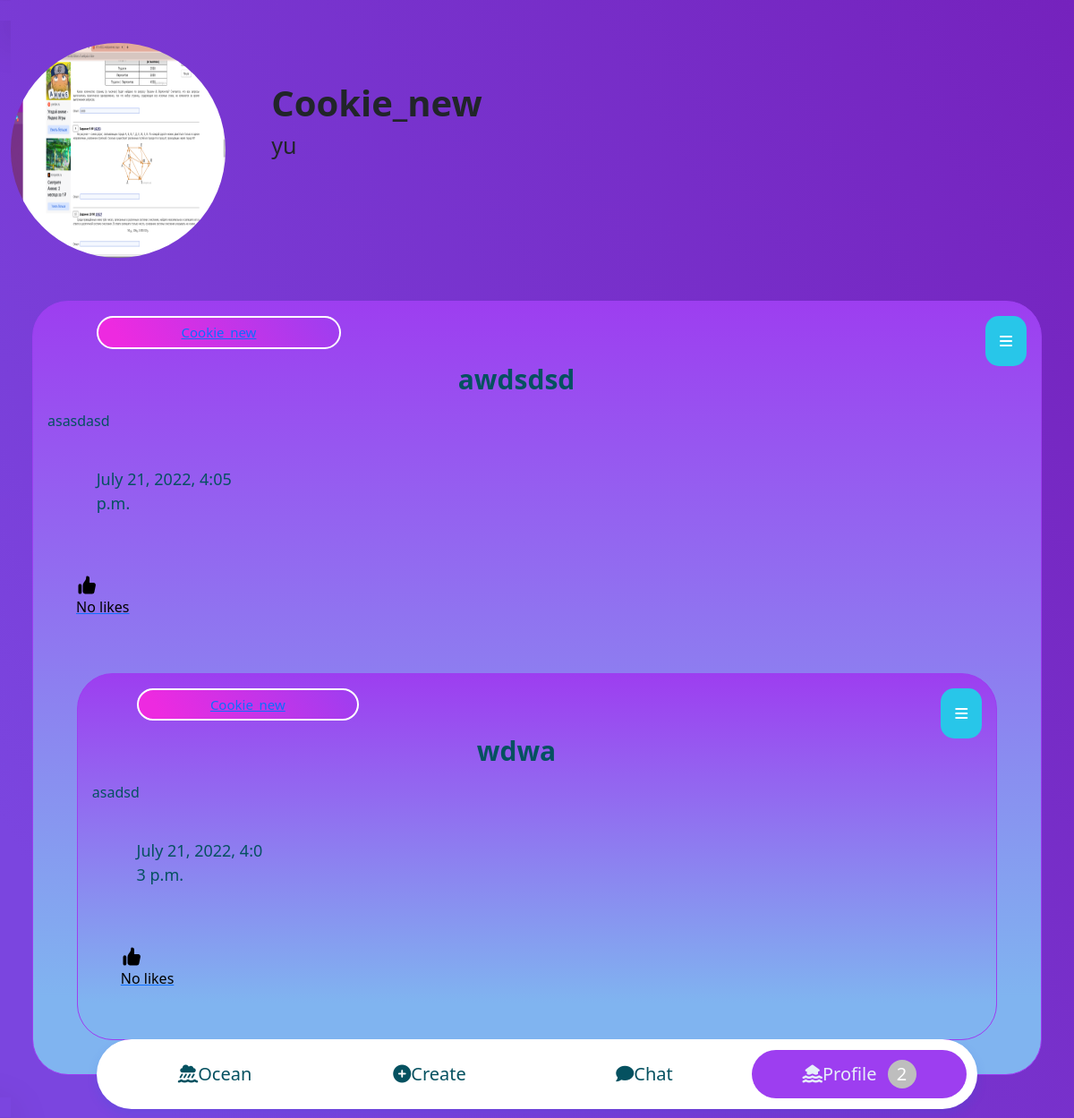
The page /Cookie_new on the database its author committed.
### blog/models.py (models this page shows, shortened)
class Profile(models.Model):
    user = models.ForeignKey(User, on_delete=models.CASCADE)
    id_user = models.IntegerField()
    bio = models.TextField(blank=True)
    profile_img = models.ImageField(upload_to='profile_images', default='blank-profile-img.png')
    location = models.CharField(max_length=100, blank=True)

class Post(models.Model):
    class Meta:
        verbose_name = 'Post'
        verbose_name_plural = 'Posts'
    author = models.ForeignKey(User,
                on_delete=models.CASCADE,
                )
    title = models.CharField(max_length=200,
        help_text='No more 200 symbols',
        db_index=True,
        )
    image = models.ImageField(upload_to='post_images')
    content = RichTextField(blank=True, null=True,
                    max_length=5000,
                    help_text="No more 5000 symbols",
            )
    date_created = models.DateTimeField(default=datetime.now)
    date_updated = models.DateTimeField(auto_now=True)
    amount_of_likes = models.IntegerField(default=0)
    slug = models.SlugField(max_length=50) # unique=True

### blog/views.py (the view)
# urls.py: path('<str:username>', UserPostListView.as_view(), name='user_posts_list'),
class UserPostListView(ListView):
    model = Post
    template_name = 'discussions/profile.html'
    context_object_name = 'blog_post_user_list'
    def get_context_data(self, **kwargs):
        user = get_object_or_404(
            User,
            username=self.kwargs.get('username')
        )
        user_profile = Profile.objects.get(user=user)
        queryset = Post.objects.filter(author=user).order_by('-date_created')
        context = {
            'blog_post_user_list': queryset,
            'user_profile': user_profile,
        }
        return context

### blog/templates/discussions/profile.html (shortened to what this page needs)
{% extends "discussions/base.html" %}
{% block content_blog %}
<div class="avatar">
    <div class="container">
        <div class="box">
            <div class="img-profile">
                <a href="{{ user_profile.profile_img.url }}">
                    <img src="{{ user_profile.profile_img.url }}" alt="None" class="img-user">
                </a>
            </div>
            <div>
                <h3 class="name-user">{{ user_profile.user.username }}</h3>
                <h2 class="bio">{{ user_profile.bio }}</h2>
                </div>
          </div>
    </div>
</div>
{% if blog_post_user_list|length > 0 %}
    {% for post in blog_post_user_list %}
        <div class="post alert alert-info">
            <div class="dropdown" style="float:right;">
                <button class="dropbtn"><i class="fa-solid fa-bars"></i></button>
            </div>
            <a href="{% url 'profile_user' user_name=post.author.username %}">
                <p class="author">{{ post.author }}</p>
            </a>
            <h3 class="title">{{ post.title }}</h3>
            <p class="content">{{ post.content|safe }}</p><br>
            <p class="date">{{ post.date_created }}</p><br>
            <div class="py-3 px-4 space-y-3">
                <div class="flex space-x-4 lg:font-bold">
                    <a href="/like_post?post_id={{post.id}}" class="flex items-center space-x-2">
                        <div class="p-2 rounded-full text-black">
                            {% if post.amount_of_likes == 0 %}
                            <p>No likes</p>
                            {% elif post.amount_of_likes == 1 %}
                            <p>Liked by {{post.amount_of_likes}} person</p>
                            {% else %}
                            <p>Liked by {{post.amount_of_likes}} people</p>
                            {% endif %}
                        </div>
                    </a>
                </div>
            </div>
    {% endfor %}
{% else %}
<h3 class="title">You haven't got any post...</h3>
{% endif %}
{% endblock %}

### blog/static/discussions/css/style.css (style rules this page uses)
body { margin: 0px; background-image: linear-gradient(60deg, rgb(123, 69, 223) 10%, #7522bd 100%); }
.container { display: inline; }
.author { margin-left: 5%; margin-right: 70%; font-size: 15px; padding: 5px; width: auto; border: 2px solid white; border-radius: 100px; text-align: center; background-image: linear-gradient(60deg, rgb(237, 42, 224) 10%, #9d3ef0 100%); }
.title { text-align: center; font-size: 30px; font-weight: bold; }
.content { text-align: start; margin-left: 10%; margin-right: 10%; font-size: 20px; font-weight: 500; }
.date { margin-left: 5%; margin-right: 80%; font-size: 18px; font-weight: 200; }
.post { margin: 2% 3%; border-radius: 40px; border: 1px solid #9d3ef0; background: #9d3ef0; background-image: linear-gradient(0deg, rgb(128, 180, 240) 10%, #9d3ef0 100%); word-break: break-all; overflow: hidden; text-overflow: ellipsis; }
.avatar { margin: 0 1%; }
.container { overflow:hidden; }
.box { white-space: nowrap; }
.img-profile { margin-right: 4%; }
.box div { display:inline-block; }
.img-user { border-radius: 50%; width: 30vh; height: 30vh; background-size: auto 300px; }
.name-user { font-weight: 700; font-size: 40px; }
.bio { font-size: 25px; font-weight: 500; }
.dropdown { position: relative; display: inline-block; }
.dropbtn { background-color: #28c6e9; border-radius: 15px; color: white; padding: 16px; border: none; font-size: 16px; cursor: context-menu; }
:root { --primary-color: #9d3ef0; --primary-color: #e6eef9; --secondary-color: #e6eef9; --secondary-color:#9d3ef0; }
*, *:after, *:before { box-sizing: border-box; }

### rows shown on the page
Profile: profile_img (picture), user.username "Cookie_new", bio "yu"
Post: author "Cookie_new", title "awdsdsd", content "asasdasd", date_created "July 21, 2022, 4:05 p.m.", amount_of_likes "No likes"
Post: author "Cookie_new", title "wdwa", content "asadsd", date_created "July 21, 2022, 4:03 p.m.", amount_of_likes "No likes"
